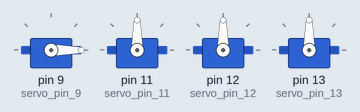
The sketch below on a simulated Arduino Uno, built with avr-gcc and run on an emulated ATmega328P. Parts: 4 × servo.

Above: at 0.05 s.
At 2.05 s:
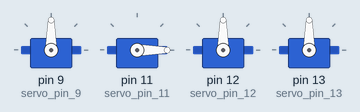
At 4.05 s:
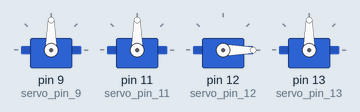
At 6.05 s:
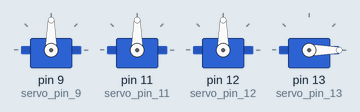
At 8.0 s:
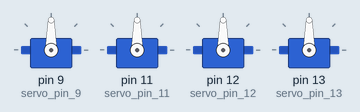
Timing chart, 0 to 10.4 s (numbered marks = the images above):
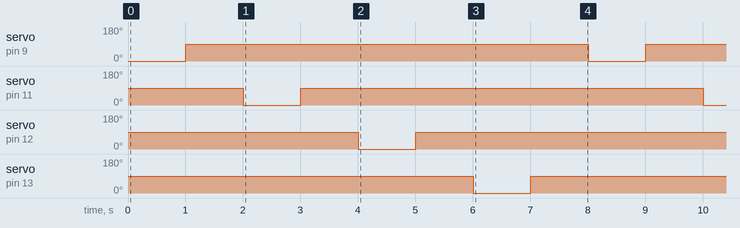

The sketch:

exp-Dance.ino
```cpp
#include <Servo.h>

Servo servo_pin_9;
Servo servo_pin_11;
Servo servo_pin_12;
Servo servo_pin_13;

void setup()
{
  servo_pin_9.attach(9);
  servo_pin_11.attach(11);
  servo_pin_12.attach(12);
  servo_pin_13.attach(13);
}

void loop()
{
  if (( ( 1 ) == ( 1 ) ))
  {
    servo_pin_9.write( 0 );
    delay( 1000 );
    servo_pin_9.write( 90 );
    delay( 1000 );
    servo_pin_11.write( 0 );
    delay( 1000 );
    servo_pin_11.write( 90 );
    delay( 1000 );
    servo_pin_12.write( 0 );
    delay( 1000 );
    servo_pin_12.write( 90 );
    delay( 1000 );
    servo_pin_13.write( 0 );
    delay( 1000 );
    servo_pin_13.write( 90 );
    delay( 1000 );
  }
}
```

Measured:
- by itself, servo on pin 9 (servo_pin_9), servo on pin 11 (servo_pin_11), servo on pin 12 (servo_pin_12), servo on pin 13 (servo_pin_13): alternates 90° for 7.0 s and 0° for 1.0 s
